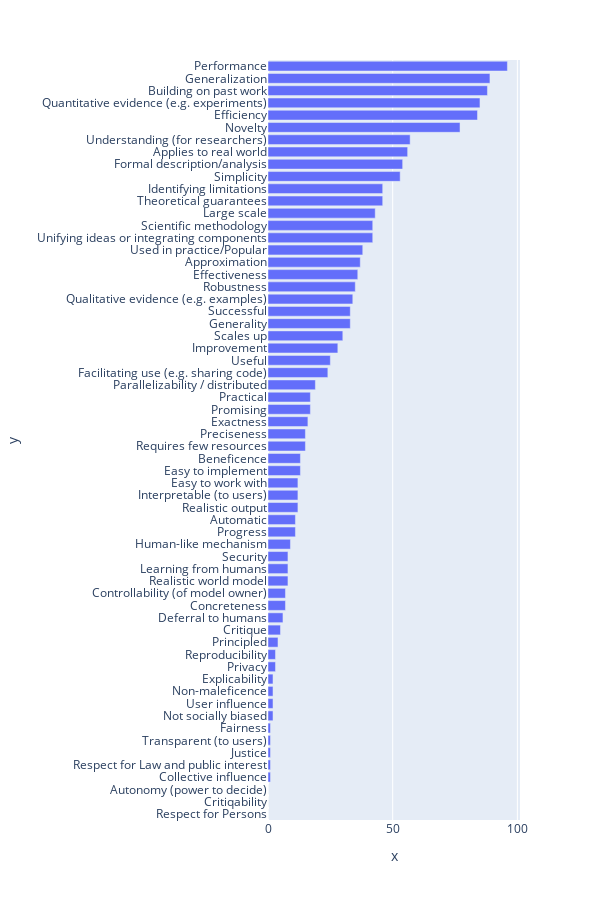

Notebook code cell kept with this figure:
### Markdown cell above
## Analyze

### Code cell
sorted_vals, sorted_percents = zip(*sorted(zip(values, percents), key=lambda t: t[1], reverse=True))
px.bar(y=sorted_vals[::-1], x=sorted_percents[::-1], orientation='h', width=600, height=900).update_layout(yaxis_tickvals=sorted_vals[::-1])

### Figure 1 — Plotly figure (JSON) as saved in the notebook; plotly's stock layout.template omitted (floating-point values rounded to 4 significant figures)
{"data": [{"alignmentgroup": "True", "hovertemplate": "x=%{x}<br>y=%{y}<extra></extra>", "legendgroup": "", "marker": {"color": "#636efa", "pattern": {"shape": ""}}, "name": "", "offsetgroup": "", "orientation": "h", "showlegend": false, "textposition": "auto", "type": "bar", "x": [0, 0, 0, 1, 1, 1, 1, 1, 2, 2, 2, 2, 3, 3, 4, 5, 6, 7, 7, 8, 8, 8, 9, 11, 11, 12, 12, 12, 13, 13, 15, 15, 16, 17, 17, 19, 24, 25, 28, 30, 33, 33, 34, 35, 36, 37, 38, 42, 42, 43, 46, 46, 53, 54, 56, 57, 77, 84, 85, 88, 89, 96], "xaxis": "x", "y": ["Respect for Persons", "Critiqability", "Autonomy (power to decide)", "Collective influence", "Respect for Law and public interest", "Justice", "Transparent (to users)", "Fairness", "Not socially biased", "User influence", "Non-maleficence", "Explicability", "Privacy", "Reproducibility", "Principled", "Critique", "Deferral to humans", "Concreteness", "Controllability (of model owner)", "Realistic world model", "Learning from humans", "Security", "Human-like mechanism", "Progress", "Automatic", "Realistic output", "Interpretable (to users)", "Easy to work with", "Easy to implement", "Beneficence", "Requires few resources", "Preciseness", "Exactness", "Promising", "Practical", "Parallelizability / distributed", "Facilitating use (e.g. sharing code)", "Useful", "Improvement", "Scales up", "Generality", "Successful", "Qualitative evidence (e.g. examples)", "Robustness", "Effectiveness", "Approximation", "Used in practice/Popular", "Unifying ideas or integrating components", "Scientific methodology", "Large scale", "Theoretical guarantees", "Identifying limitations", "Simplicity", "Formal description/analysis", "Applies to real world", "Understanding (for researchers)", "Novelty", "Efficiency", "Quantitative evidence (e.g. experiments)", "Building on past work", "Generalization", "Performance"], "yaxis": "y"}], "layout": {"barmode": "relative", "height": 900, "legend": {"tracegroupgap": 0}, "margin": {"t": 60}, "width": 600, "xaxis": {"anchor": "y", "autorange": true, "domain": [0, 1], "range": [0, 101.1], "title": {"text": "x"}, "type": "linear"}, "yaxis": {"anchor": "x", "autorange": true, "domain": [0, 1], "range": [-0.5, 61.5], "tickvals": ["Respect for Persons", "Critiqability", "Autonomy (power to decide)", "Collective influence", "Respect for Law and public interest", "Justice", "Transparent (to users)", "Fairness", "Not socially biased", "User influence", "Non-maleficence", "Explicability", "Privacy", "Reproducibility", "Principled", "Critique", "Deferral to humans", "Concreteness", "Controllability (of model owner)", "Realistic world model", "Learning from humans", "Security", "Human-like mechanism", "Progress", "Automatic", "Realistic output", "Interpretable (to users)", "Easy to work with", "Easy to implement", "Beneficence", "Requires few resources", "Preciseness", "Exactness", "Promising", "Practical", "Parallelizability / distributed", "Facilitating use (e.g. sharing code)", "Useful", "Improvement", "Scales up", "Generality", "Successful", "Qualitative evidence (e.g. examples)", "Robustness", "Effectiveness", "Approximation", "Used in practice/Popular", "Unifying ideas or integrating components", "Scientific methodology", "Large scale", "Theoretical guarantees", "Identifying limitations", "Simplicity", "Formal description/analysis", "Applies to real world", "Understanding (for researchers)", "Novelty", "Efficiency", "Quantitative evidence (e.g. experiments)", "Building on past work", "Generalization", "Performance"], "title": {"text": "y"}, "type": "category"}}}
